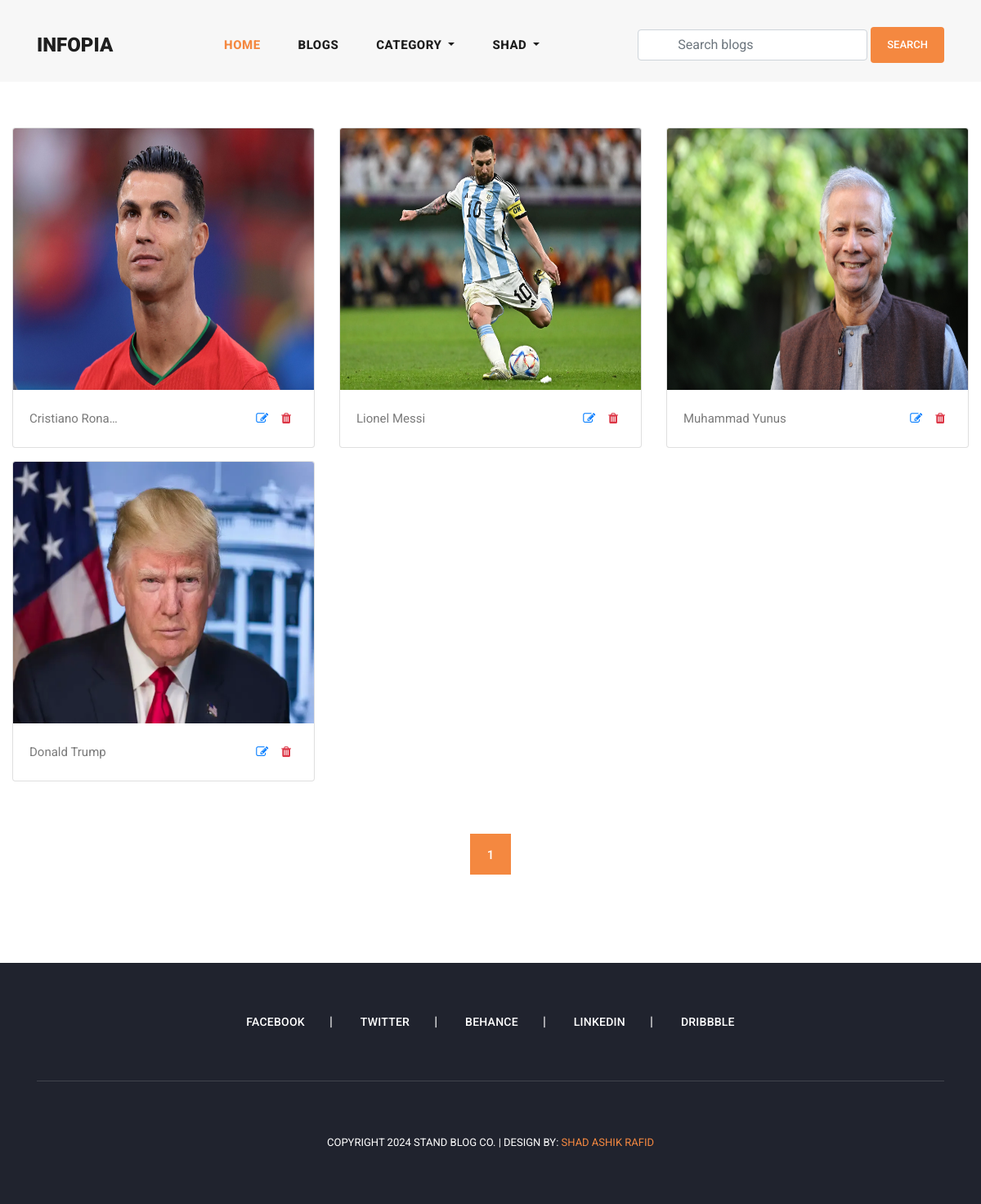
The app's page /my_blogs/ (signed in) with its own data.
### user_profile/models.py (models this page shows, shortened)
class User(AbstractUser):
    email = models.EmailField(
        max_length=150,
        unique=True,
        error_messages={
            "unique": "The email must be unique"
        }
    )
    profile_image = models.ImageField(
        null=True,
        blank=True,
        upload_to="profile_images"
    )
    followers = models.ManyToManyField("Follow")
    REQUIRED_FIELDS = ["email"]
    objects = CustomUserManager()

### blog/models.py (models this page shows, shortened)
class Blog(models.Model):
    user = models.ForeignKey(
        User,
        related_name='user_blogs',
        on_delete=models.CASCADE
    )
    category = models.ForeignKey(
        Category,
        related_name='category_blogs',
        on_delete=models.CASCADE
    )
    tags = models.ManyToManyField(
        Tag,
        related_name='tag_blogs',
        blank=True
    )
    likes = models.ManyToManyField(
        User,
        related_name='user_likes',
        blank=True
    )
    title = models.CharField(
        max_length=250
    )
    slug = models.SlugField(null=True, blank=True)
    banner = models.ImageField(upload_to='blog_banners')
    description = RichTextField()
    created_date = models.DateField(auto_now_add=True)

### blog/views.py (the view, shortened to what this page needs)
# urls.py: path('my_blogs/', my_blogs, name='my_blogs'),
@login_required(login_url='login')
def my_blogs(request):
    queryset = request.user.user_blogs.all()
    page = request.GET.get('page', 1)
    paginator = Paginator(queryset, 6)
    delete = request.GET.get('delete', None)
    try:
        blogs = paginator.page(page)
    except EmptyPage:
        blogs = paginator.page(1)
    except PageNotAnInteger:
        blogs = paginator.page(1)
        return redirect('blogs')
    context = {
        "blogs": blogs,
        "paginator": paginator
    }
    return render(request, 'my_blogs.html', context)

### blog/context_processors.py (called while the page is built)
def get_all_categories(request):
    categories = Category.objects.all()
    context = {
        "categories": categories
    }
    return context

### user_profile/context_processors.py (called while the page is built)
def user_notifications(request):
    context = {}
    if request.user.is_authenticated:
        notifications = Notificaiton.objects.filter(
            user=request.user
        ).order_by('-created_date')
        unseen = notifications.exclude(is_seen=True)
        context['notifications'] = notifications
        context['unseen'] = unseen.count()
    return context

### templates/my_blogs.html (shortened to what this page needs)
{% extends 'base.html' %}
{% load static %}
{% block content %}
<section class="my-blogs">
    <div class="container-fluid">
        <div class="row py-5">
          {% for blog in blogs %}
            <div class="col-md-4 my-2">
                <div class="card">
                    <img class="card-img-top img-fluid" style="width: 100%; height: 320px;" src="{{blog.banner.url}}" alt="Card image cap">
                    <div class="card-body">
                      <p class="card-text d-flex flex-row">
                        {{blog.title|truncatechars:15}}
                        <a class="px-2 ml-auto" href="{% url 'update_blog' blog.slug %}">
                          <i class="fa fa-edit"></i>
                        </a>
                        <a class="px-2" href="?delete={{blog.pk}}">
                          <i class="fa fa-trash text-danger"></i>
                        </a>
                      </p>
                    </div>
                  </div>
            </div>
        {% endfor %}
        </div>
        <div class="row py-2 justify-content-center">
          <div class="col-md-8">
            {% include 'pagination.html' %}
          </div>
        </div>
    </div>
</section>
{% endblock content %}

### templates/header.html (shortened to what this page needs)
 <header class="">
    <nav class="navbar navbar-expand-lg">
      <div class="container">
        <a class="navbar-brand" href="{% url 'home' %}"><h2>INFOPIA<em></em></h2></a>
        <div class="collapse navbar-collapse" id="navbarResponsive">
          <ul class="navbar-nav ml-auto">
            <li class="nav-item active">
              <a class="nav-link" href="{% url 'home' %}">Home
              </a>
            </li>
            <li class="nav-item">
              <a class="nav-link" href="{% url 'blogs' %}">Blogs</a>
            </li>
            <li class="nav-item dropdown">
              <a class="nav-link dropdown-toggle" href="#" id="navbarDropdown" role="button" data-toggle="dropdown" aria-haspopup="true" aria-expanded="false">
                Category
              </a>
            </li>
            {% if request.user.is_authenticated %}
            <li class="nav-item dropdown">
              <a class="nav-link dropdown-toggle" href="#" id="navbarDropdown" role="button" data-toggle="dropdown" aria-haspopup="true" aria-expanded="false">
                {{request.user.username}}
              </a>
            </li>
            {% else %}
            <li class="nav-item">
              <a class="nav-link" href="{% url 'login' %}">Login</a>
            </li>
            {% endif %}
          </ul>
          <form class="form-inline d-flex flex-nowrap my-2 ml-auto search-form" action="{% url 'search_blogs' %}" method="GET">
            <input class="form-control px-5" name="search" type="text" placeholder="Search blogs" required>
            <button class="btn btn-primary ml-1">Search</button>
          </form>
        </div>
      </div>
    </nav>
  </header>

### assets/css/templatemo-stand-blog.css (style rules this page uses)
body { font-family: 'Roboto', sans-serif; overflow-x: hidden; text-rendering: optimizeLegibility; -webkit-font-smoothing: antialiased; -moz-osx-font-smoothing: grayscale; }
p { margin-bottom: 0px; font-size: 15px; font-weight: 400; color: #7a7a7a; line-height: 30px; }
a { text-decoration: none!important; }
ul { padding: 0; margin: 0; list-style: none; }
h1,h2,h3,h4,h5,h6 { margin: 0px; }
header { z-index: 99999; width: 100%; height: 100px; background-color: #f7f7f7; -webkit-transition: all 0.3s ease-in-out 0s; -moz-transition: all 0.3s ease-in-out 0s; -o-transition: all 0.3s ease-in-out 0s; transition: all 0.3s ease-in-out 0s; }
header .navbar { padding: 25px 0px; }
.navbar .navbar-brand { float: left; margin-top: -12px; outline: none; }
.navbar .navbar-brand h2 { color: #1e1e1e; text-transform: uppercase; font-size: 24px; font-weight: 900; -webkit-transition: all .3s ease 0s; -moz-transition: all .3s ease 0s; -o-transition: all .3s ease 0s; transition: all .3s ease 0s; }
#navbarResponsive { z-index: 999; }
.navbar-collapse { text-align: center; }
.navbar .navbar-nav .nav-item { margin: 0px 15px; }
.navbar .navbar-nav a.nav-link { text-transform: capitalize; font-size: 15px; font-weight: 800; text-transform: uppercase; letter-spacing: 0.5px; color: #1e1e1e; transition: all 0.3s; }
.navbar .navbar-nav .nav-link:hover, .navbar .navbar-nav .active>.nav-link, .navbar .navbar-nav .nav-link.active, .navbar .navbar-nav .nav-link.show, .navbar .navbar-nav .show>.nav-link { color: #f48840; }

### assets/css/main.css (style rules this page uses)
.btn-primary { display: inline-block; background-color: #f48840; color: #fff; font-size: 13px; font-weight: 500; padding: 12px 20px; text-transform: uppercase; transition: all .3s; border: none; outline: none; }
input, textarea { text-transform: none !important; }

### records on screen
User: user.username "SHAD"
Blog: banner (picture), title "Cristiano Rona…"
Blog: banner (picture), title "Lionel Messi"
Blog: banner (picture), title "Muhammad Yunus"
Blog: banner (picture), title "Donald Trump"

### other values on screen
{{ page }} "1"
